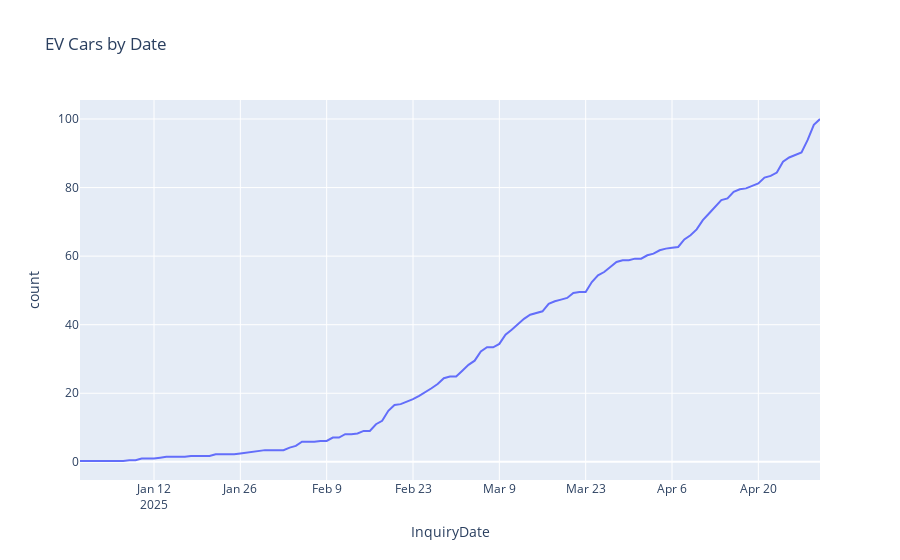

Write notebook code for a chart like this one.
### Code cell
fig = px.line(ev_cars_2, x='InquiryDate', y='count', title='EV Cars by Date')
fig.show()
